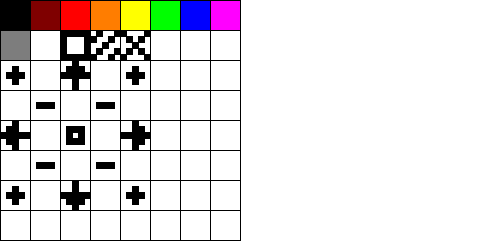
Frame 1 (no input)
Frame 60 (the mouse pressed at the canvas centre just before this capture): identical to frame 1, image omitted
Frame 120 (the mouse held since frame 60 and released just before this capture): identical to frame 1, image omitted

The Processing sketch that drew this single still picture (run headless with seeded random() and noise(); from frame 60 on, the mouse is pressed at the canvas centre):

// Processing sketch: pureSquareCAD
// ── pureSquareCAD.pde
//purity of essenence
//precious bodily fluids

float side = 30;
float scale = 1;
float scaleFactor = 5;  //2 for standard CAD, 5 for drawing the glyphs
float x,y,x0,y0;
int buttonByte = 0;

String[] shapeCodeEnglishDescriptions = new String[128];
String[] shapeCodeASCIIshifted = new String[128];
int[] shapeCodeArray = {};


int[] minusGlyph = {0312,0331,0362,0362,0344,0313,0344,0313,0344,0313,0322,0340,0340,0322,0344,0344,0344,0360};
int[] plusGlyph = {0312,0331,0362,0362,0344,0313,0344,0322,0313,0362,0362,0313,0322,0313,0344,0313,0322,0340,0340,0322,0340,0364};
int[] upperLeftGlyph = {0331,0313,0364};
int[] upperRightGlyph = {0333,0313,0360};
int[] lowerLeftGlyph= {0351,0313,0324};
int[] lowerRightGlyph= {0353,0313,0320};
int[] upArrowGlyph = {0312,0331,0344,0344,0313,0362,0313,0340,0313,0344,0344,0313,0340,0362,0340,0340,0313,0344,0313,0344,0313,0344,0313,0344,0313,0340,0340,0362,0313,0362,0313,0340,0340,0324};
int[] rightArrowGlyph = {0312,0331,0362,0362,0313,0344,0313,0344,0322,0322,0313,0362,0313,0362,0313,0362,0313,0362,0313,0322,0344,0313,0322,0313,0322,0313,0362,0344,0313,0322,0322,0360};
int[] downArrowGlyph = {0312,0331,0344,0344,0313,0362,0313,0362,0340,0340,0313,0344,0313,0344,0313,0344,0313,0344,0313,0340,0362,0313,0340,0313,0340,0313,0344,0362,0313,0344,0344,0320};
int[] leftArrowGlyph = {0312,0331,0362,0362,0313,0344,0322,0313,0362,0313,0362,0313,0362,0344,0313,0322,0313,0322,0313,0322,0313,0322,0313,0362,0362,0344,0313,0344,0313,0362,0362,0320};
int[] resetGlyph = {0312,0331,0344,0362,0313,0362,0313,0362,0313,0344,0313,0344,0313,0322,0313,0322,0313,0340,0313,0322,0340,0340,0364};
int[] fillGlyph = {0312,0331,0344,0313,0362,0340,0313,0362,0362,0362,0313,0344,0322,0313,0322,0344,0313,0322,0344,0313,0322,0344,0313,0362,0362,0362,0313,0340,0362,0313,0344,0320};
int[] outlineGlyph = {0340,0300,0331,0344,0344,0344,0344,0344,0313,0362,0313,0362,0313,0362,0313,0362,0313,0344,0313,0344,0313,0344,0313,0344,0313,0322,0313,0322,0313,0322,0313,0322,0313,0340,0313,0340,0313,0340,0313,0340,0364};
int[] deleteGlyph = {0312,0331,0313,0344,0362,0313,0344,0362,0313,0344,0362,0313,0344,0362,0313,0320,0351,0313,0344,0322,0313,0344,0322,0313,0344,0322,0313,0344,0322,0313,0360};

int[] blackGlyph = {0300,0313};
int[] brownGlyph = {0301,0313};
int[] redGlyph = {0302,0313};
int[] orangeGlyph = {0303,0313};
int[] yellowGlyph = {0304,0313};
int[] greenGlyph = {0305,0313};
int[] blueGlyph = {0306,0313};
int[] violetGlyph = {0307,0313};
int[] greyGlyph = {0310,0313};
int[] whiteGlyph = {0311,0313};

int[] zeroColor = {0,0,0};  //black
int[] oneColor = {127,0,0};   //brown
int[] twoColor = {255,0,0};   //red
int[] threeColor = {255,125,0}; //orange
int[] fourColor = {255,255,0};  //yellow
int[] fiveColor = {0,255,0};  //green
int[] sixColor = {0,0,255};   //blue
int[] sevenColor = {255,0,255}; //violet
int[] eightColor = {125,125,125}; //grey
int[] nineColor = {255,255,255};  //white
int[] colorArray = {};
int colorIndex = 0;


void setup(){
  size(500,250);
  //rectMode(CENTER);
  background(255);  
  x = 3*width/4;
  y = height/2;
  x0 = x;
  y0 = y;
  
  colorArray = concat(colorArray,zeroColor);
  colorArray = concat(colorArray,oneColor);
  colorArray = concat(colorArray,twoColor);
  colorArray = concat(colorArray,threeColor);
  colorArray = concat(colorArray,fourColor);
  colorArray = concat(colorArray,fiveColor);
  colorArray = concat(colorArray,sixColor);
  colorArray = concat(colorArray,sevenColor);
  colorArray = concat(colorArray,eightColor);
  colorArray = concat(colorArray,nineColor);

  shapeCodeArray = concat(shapeCodeArray,deleteGlyph);
   
  
}

void draw(){
   background(255);
   drawButtons();
   //drawShapeArray(fillGlyph);
   drawCursor();
}


void drawCursor(){
   noFill();
   rect(x,y,scale*side,scale*side); 
   setColor(colorIndex);
  
}

void drawShapeArray(int[] localShapeCodeArray){
  for(int shapeArrayIndex = 0;shapeArrayIndex < localShapeCodeArray.length;shapeArrayIndex++){
    doTheThing(localShapeCodeArray[shapeArrayIndex]);
  }
}

void drawButtons(){
  noFill();
    for(int rowIndex = 0;rowIndex < 8;rowIndex++){
    for(int columnIndex = 0;columnIndex < 8;columnIndex++){
      rect(side*columnIndex,side*rowIndex,side,side);  
    }
  }
  setColor(colorIndex);
  x=0;
  y=0;
  drawShapeArray(blackGlyph);
  x+=side;
  drawShapeArray(brownGlyph);
  x+=side;
  drawShapeArray(redGlyph);
  x+=side;  
  drawShapeArray(orangeGlyph);
  x+=side;  
  drawShapeArray(yellowGlyph);
  x+=side;  
  drawShapeArray(greenGlyph);
  x+=side;
  drawShapeArray(blueGlyph);
  x+=side;
  drawShapeArray(violetGlyph);
  x =0;
  y += side;
  drawShapeArray(greyGlyph);
  x += side;
  drawShapeArray(whiteGlyph);
  x += side;
  drawShapeArray(outlineGlyph);
  x += side;
  drawShapeArray(fillGlyph);
  x += side;
  drawShapeArray(deleteGlyph);
  x = 0;
  y += side;
  drawShapeArray(plusGlyph);
  x += 2*side;
  drawShapeArray(upArrowGlyph);
  x += 2*side;
  drawShapeArray(plusGlyph);
  y += side;
  x = side;
  drawShapeArray(minusGlyph);
  x += 2*side;  
  drawShapeArray(minusGlyph);
  x = 0;
  y += side;
  drawShapeArray(leftArrowGlyph);
  x += 2*side;
  drawShapeArray(resetGlyph);
  x += 2*side;
  drawShapeArray(rightArrowGlyph);
  y += side;
  x = side;
  drawShapeArray(minusGlyph);
  x += 2*side;  
  drawShapeArray(minusGlyph);
  y += side;
  x = 0;
  drawShapeArray(plusGlyph);
  x += 2*side;
  drawShapeArray(downArrowGlyph);
  x += 2*side;
  drawShapeArray(plusGlyph);

}

void printOctal(int localByte){
   print((localByte >> 6)&7); //sixtyfours
   print((localByte >> 3)&7);//eights
   println(localByte &7);//ones
}

void mouseClicked() {
  if(mouseX < 8*side && mouseY < 8*side){
     int ones = int(mouseX/side);
     int eights = int(mouseY/side);
     int sixtyfours = 3;
     buttonByte = ones + 8*eights + 64*sixtyfours;
     printOctal(buttonByte);
     doTheThing(buttonByte);
     shapeCodeArray = append(shapeCodeArray,buttonByte);
     println(shapeCodeArray.length);
  }
  else{
  }
  
}


void setColor(int colorSelectLocal){
   colorIndex = colorSelectLocal;
   fill(color(colorArray[3*colorIndex+0],colorArray[3*colorIndex+1],colorArray[3*colorIndex+2]));
}

void doTheThing(int localByte){
  switch(localByte){
   case 0300:
     setColor(0);
     break;
   case 0301:
     setColor(1);
     break;
   case 0302:
     setColor(2);
     break;
   case 0303:
     setColor(3);
     break;
   case 0304:
     setColor(4);
     break;
   case 0305:
     setColor(5);
     break;
  case 0306:
     setColor(6);
     break;
   case 0307:
     setColor(7);
     break;
  case 0310:
     setColor(8);
     break;
   case 0311:
     setColor(9);
     break;
   case 0312:
     noFill();
     rect(x,y,scale*side,scale*side);
     setColor(colorIndex);
     break;
   case 0313:
     rect(x,y,scale*side,scale*side);
     break;
   case 0314:
     //delete a byte from the commandarray
     break;
   case 0320: //scale up, upper left
     x += scale*side;
     y += scale*side;
     scale *= scaleFactor;
     x -= scale*side;
     y -= scale*side;
  
     break;
   case 0322: // move up
     y -= scale*side;
     break;
   case 0324: //scale up, upper right
     y += scale*side;
     scale *= scaleFactor;
     y -= scale*side;
     break;
   case 0331: //scale down uppper left
     scale /= scaleFactor;
     break;
   case 0333: //scale down upper right
      x += scale*side;
      scale /= scaleFactor;     
      x -= scale*side;
     break;
   case 0340:  //move left
     x -= scale*side;
     break;
   case 0342:  //go back to start position
     x = x0;
     y = y0;
     scale = 1;
     break;
   case 0344: //move right
     x += scale*side;
     break;
   case 0351: // shrink to the lower left
     y += scale*side;
     scale /= scaleFactor;
     y -= scale*side;
     break;
   case 0353:  //shrink to the lower right
     y += scale*side;
     x += scale*side;
     scale /= scaleFactor;
     y -= scale*side;
     x -= scale*side;
     break;
  case 0360: //grow to the lower left
     x += scale*side;
     scale *= scaleFactor;
     x -= scale*side;
     break;
  case 0362:  //move down
     y += scale*side;
     break;
  case 0364:  //grow to the lower right
     scale *= scaleFactor;
  }
}
